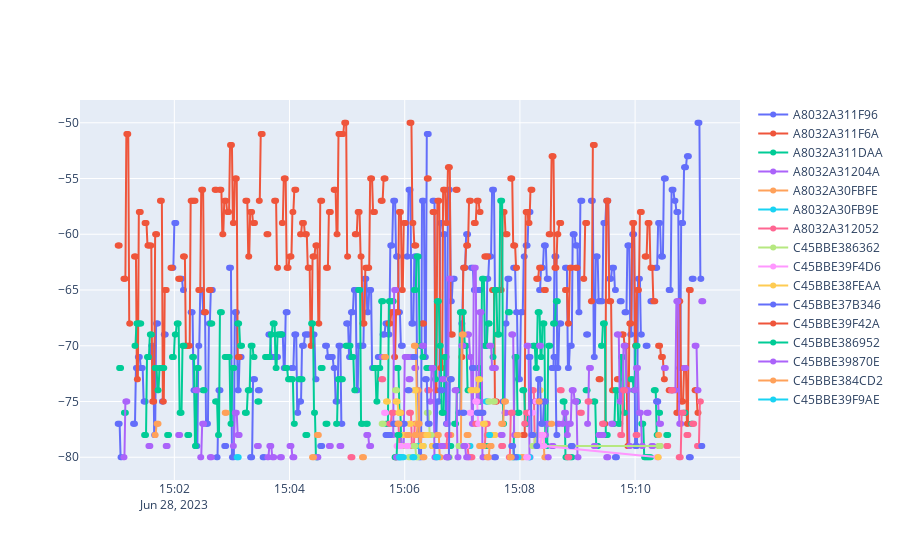

Notebook cell for this chart:
### Code cell
import ast
import os
from src.DataLoader import gdfLoader,ReceiverLoader
from src import API
from src.preprocessing import Preprocessor
from src.preprocessing import remove_duplicates_Cleaner,moving_average_Filter,moving_max_Filter,moving_max_averaged_Filter,blank_Filter
import pandas as pd
from src.visualization import rssi_viewer

#API call
callApi=API()
start="2023-06-28 17:01:00.000000"
end="2023-06-28 17:11:10.000000"
mac_module=ast.literal_eval(os.environ['MAC_WEAR_DICT'])['3480']


raw_data=callApi.getRawDataForCartoWear(mac_module,pd.to_datetime(start),pd.to_datetime(end))
#Preprocessing
sampling_time=1
window='10S'
preprocessor=Preprocessor(raw_data,sampling_time=sampling_time)
rssi_df=preprocessor.set_cleaner(remove_duplicates_Cleaner())\
        .set_filter(moving_max_Filter("2s"))\
        .process()
fig=rssi_viewer(rssi_df)

### Figure 1 — Plotly figure (JSON) as saved in the notebook; plotly's stock layout.template omitted (floating-point values rounded to 4 significant figures; data arrays with more than 128 entries replaced by an {"elided": "..."} marker saying what was removed)
{"data": [{"mode": "lines+markers", "name": "A8032A311F96", "type": "scatter", "x": {"elided": "610 str values"}, "y": {"elided": "610 int values"}}, {"mode": "lines+markers", "name": "A8032A311F6A", "type": "scatter", "x": {"elided": "606 str values"}, "y": {"elided": "606 int values"}}, {"mode": "lines+markers", "name": "A8032A311DAA", "type": "scatter", "x": {"elided": "599 str values"}, "y": {"elided": "599 int values"}}, {"mode": "lines+markers", "name": "A8032A31204A", "type": "scatter", "x": {"elided": "606 str values"}, "y": {"elided": "606 int values"}}, {"mode": "lines+markers", "name": "A8032A30FBFE", "type": "scatter", "x": {"elided": "416 str values"}, "y": {"elided": "416 int values"}}, {"mode": "lines+markers", "name": "A8032A30FB9E", "type": "scatter", "x": {"elided": "142 str values"}, "y": {"elided": "142 int values"}}, {"mode": "lines+markers", "name": "A8032A312052", "type": "scatter", "x": {"elided": "366 str values"}, "y": {"elided": "366 int values"}}, {"mode": "lines+markers", "name": "C45BBE386362", "type": "scatter", "x": {"elided": "171 str values"}, "y": {"elided": "171 int values"}}, {"mode": "lines+markers", "name": "C45BBE39F4D6", "type": "scatter", "x": {"elided": "172 str values"}, "y": {"elided": "172 int values"}}, {"mode": "lines+markers", "name": "C45BBE38FEAA", "type": "scatter", "x": {"elided": "166 str values"}, "y": {"elided": "166 int values"}}, {"mode": "lines+markers", "name": "C45BBE37B346", "type": "scatter", "x": {"elided": "331 str values"}, "y": {"elided": "331 int values"}}, {"mode": "lines+markers", "name": "C45BBE39F42A", "type": "scatter", "x": ["2023-06-28T15:05:49", "2023-06-28T15:05:50", "2023-06-28T15:05:51"], "y": [null, -80, -80]}, {"mode": "lines+markers", "name": "C45BBE386952", "type": "scatter", "x": ["2023-06-28T15:05:49.500000", "2023-06-28T15:05:50.500000", "2023-06-28T15:05:51.500000", "2023-06-28T15:05:52.500000", "2023-06-28T15:05:53.500000", "2023-06-28T15:05:54.500000", "2023-06-28T15:05:55.500000", "2023-06-28T15:05:56.500000", "2023-06-28T15:05:57.500000", "2023-06-28T15:05:58.500000", "2023-06-28T15:05:59.500000", "2023-06-28T15:06:00.500000", "2023-06-28T15:06:01.500000", "2023-06-28T15:06:02.500000", "2023-06-28T15:06:03.500000", "2023-06-28T15:06:04.500000", "2023-06-28T15:06:05.500000", "2023-06-28T15:06:06.500000", "2023-06-28T15:06:07.500000", "2023-06-28T15:06:08.500000", "2023-06-28T15:06:09.500000", "2023-06-28T15:06:10.500000", "2023-06-28T15:06:11.500000", "2023-06-28T15:06:12.500000", "2023-06-28T15:06:13.500000", "2023-06-28T15:06:14.500000", "2023-06-28T15:06:15.500000", "2023-06-28T15:06:16.500000", "2023-06-28T15:06:17.500000", "2023-06-28T15:06:18.500000", "2023-06-28T15:06:19.500000", "2023-06-28T15:06:20.500000", "2023-06-28T15:06:21.500000", "2023-06-28T15:06:22.500000", "2023-06-28T15:06:23.500000", "2023-06-28T15:06:24.500000", "2023-06-28T15:06:25.500000", "2023-06-28T15:06:26.500000", "2023-06-28T15:06:27.500000", "2023-06-28T15:06:28.500000", "2023-06-28T15:06:29.500000", "2023-06-28T15:06:30.500000", "2023-06-28T15:06:31.500000", "2023-06-28T15:06:32.500000", "2023-06-28T15:06:33.500000", "2023-06-28T15:06:34.500000", "2023-06-28T15:06:35.500000", "2023-06-28T15:06:36.500000", "2023-06-28T15:06:37.500000", "2023-06-28T15:06:38.500000", "2023-06-28T15:06:39.500000", "2023-06-28T15:06:40.500000", "2023-06-28T15:06:41.500000", "2023-06-28T15:06:42.500000", "2023-06-28T15:06:43.500000", "2023-06-28T15:06:44.500000", "2023-06-28T15:06:45.500000", "2023-06-28T15:06:46.500000", "2023-06-28T15:06:47.500000", "2023-06-28T15:06:48.500000", "2023-06-28T15:06:49.500000", "2023-06-28T15:06:50.500000", "2023-06-28T15:06:51.500000", "2023-06-28T15:06:52.500000", "2023-06-28T15:06:53.500000", "2023-06-28T15:06:54.500000", "2023-06-28T15:06:55.500000", "2023-06-28T15:06:56.500000", "2023-06-28T15:06:57.500000", "2023-06-28T15:06:58.500000", "2023-06-28T15:06:59.500000", "2023-06-28T15:07:00.500000", "2023-06-28T15:07:01.500000", "2023-06-28T15:07:02.500000", "2023-06-28T15:07:03.500000", "2023-06-28T15:07:04.500000", "2023-06-28T15:07:05.500000", "2023-06-28T15:07:06.500000", "2023-06-28T15:07:07.500000", "2023-06-28T15:07:08.500000", "2023-06-28T15:07:09.500000", "2023-06-28T15:07:10.500000", "2023-06-28T15:07:11.500000", "2023-06-28T15:07:12.500000", "2023-06-28T15:07:13.500000", "2023-06-28T15:07:14.500000", "2023-06-28T15:07:15.500000", "2023-06-28T15:07:16.500000", "2023-06-28T15:07:17.500000", "2023-06-28T15:07:18.500000", "2023-06-28T15:07:19.500000", "2023-06-28T15:07:20.500000", "2023-06-28T15:07:21.500000", "2023-06-28T15:07:22.500000", "2023-06-28T15:07:23.500000", "2023-06-28T15:07:24.500000", "2023-06-28T15:07:25.500000", "2023-06-28T15:07:26.500000", "2023-06-28T15:07:27.500000", "2023-06-28T15:07:28.500000", "2023-06-28T15:07:29.500000", "2023-06-28T15:10:24", "2023-06-28T15:10:25", "2023-06-28T15:10:26"], "y": [-80, -80, -80, -78, -78, -78, null, null, null, null, null, null, null, null, null, null, null, null, null, null, null, null, null, null, null, null, null, null, null, null, null, null, null, null, null, null, null, null, null, null, null, null, null, null, null, null, null, null, null, null, null, null, null, null, null, null, null, null, null, null, null, null, null, null, null, null, null, null, null, null, null, null, null, null, null, null, null, null, null, null, null, null, null, null, null, null, null, null, null, null, -79, -79, -79, -79, -79, -79, null, null, -79, -79, -79, null, -76, -76]}, {"mode": "lines+markers", "name": "C45BBE39870E", "type": "scatter", "x": {"elided": "160 str values"}, "y": {"elided": "160 int values"}}, {"mode": "lines+markers", "name": "C45BBE384CD2", "type": "scatter", "x": {"elided": "153 str values"}, "y": {"elided": "153 int values"}}, {"mode": "lines+markers", "name": "C45BBE39F9AE", "type": "scatter", "x": ["2023-06-28T15:05:54", "2023-06-28T15:05:55", "2023-06-28T15:05:56", "2023-06-28T15:05:57", "2023-06-28T15:05:58", "2023-06-28T15:05:59", "2023-06-28T15:06:00", "2023-06-28T15:06:01", "2023-06-28T15:06:02", "2023-06-28T15:06:03", "2023-06-28T15:06:04", "2023-06-28T15:06:05", "2023-06-28T15:06:06", "2023-06-28T15:06:07", "2023-06-28T15:06:08", "2023-06-28T15:06:09", "2023-06-28T15:06:10", "2023-06-28T15:06:11", "2023-06-28T15:06:12", "2023-06-28T15:06:13", "2023-06-28T15:06:14", "2023-06-28T15:06:15", "2023-06-28T15:06:16", "2023-06-28T15:06:17", "2023-06-28T15:06:18", "2023-06-28T15:06:19", "2023-06-28T15:06:20", "2023-06-28T15:06:21", "2023-06-28T15:06:22", "2023-06-28T15:06:23", "2023-06-28T15:06:24", "2023-06-28T15:06:25", "2023-06-28T15:06:26", "2023-06-28T15:06:27", "2023-06-28T15:06:28", "2023-06-28T15:06:29", "2023-06-28T15:06:30", "2023-06-28T15:06:31", "2023-06-28T15:06:32", "2023-06-28T15:06:33", "2023-06-28T15:06:34", "2023-06-28T15:06:35", "2023-06-28T15:06:36", "2023-06-28T15:06:37", "2023-06-28T15:06:38", "2023-06-28T15:06:39", "2023-06-28T15:06:40", "2023-06-28T15:06:41", "2023-06-28T15:06:42", "2023-06-28T15:06:43", "2023-06-28T15:06:44", "2023-06-28T15:06:45", "2023-06-28T15:06:46", "2023-06-28T15:06:47", "2023-06-28T15:06:48", "2023-06-28T15:06:49", "2023-06-28T15:06:50", "2023-06-28T15:06:51", "2023-06-28T15:06:52", "2023-06-28T15:06:53", "2023-06-28T15:06:54", "2023-06-28T15:06:55", "2023-06-28T15:06:56", "2023-06-28T15:06:57", "2023-06-28T15:06:58", "2023-06-28T15:06:59", "2023-06-28T15:07:00", "2023-06-28T15:07:01", "2023-06-28T15:07:02", "2023-06-28T15:07:03", "2023-06-28T15:07:04", "2023-06-28T15:07:05", "2023-06-28T15:07:06", "2023-06-28T15:07:07", "2023-06-28T15:07:08", "2023-06-28T15:07:09", "2023-06-28T15:07:10", "2023-06-28T15:07:11", "2023-06-28T15:07:12", "2023-06-28T15:07:13", "2023-06-28T15:07:14", "2023-06-28T15:07:15", "2023-06-28T15:07:16", "2023-06-28T15:07:17", "2023-06-28T15:07:18", "2023-06-28T15:07:19", "2023-06-28T15:07:20", "2023-06-28T15:07:21", "2023-06-28T15:07:22", "2023-06-28T15:07:23", "2023-06-28T15:07:24", "2023-06-28T15:07:25", "2023-06-28T15:07:26", "2023-06-28T15:07:27", "2023-06-28T15:07:28", "2023-06-28T15:07:29"], "y": [-80, -80, -80, -80, -80, -80, null, null, null, null, null, null, null, null, -80, -80, -80, null, null, null, null, null, null, null, null, null, null, null, null, null, null, null, null, null, null, null, null, null, null, null, null, null, null, null, null, null, null, null, null, null, null, null, null, null, null, null, null, null, null, null, null, null, null, null, null, null, null, null, null, null, null, null, null, null, null, null, null, null, null, null, null, null, null, null, null, null, null, null, null, null, null, null, null, null, -78, -78]}], "layout": {}}
